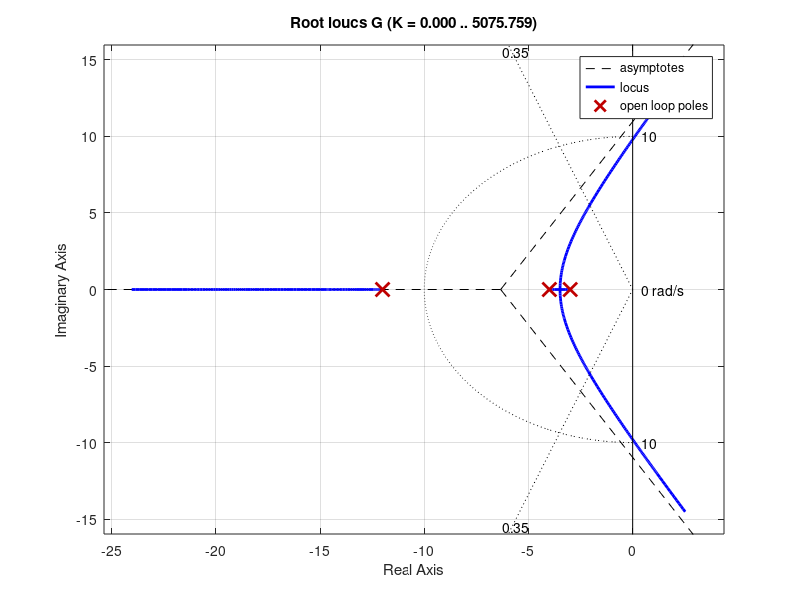
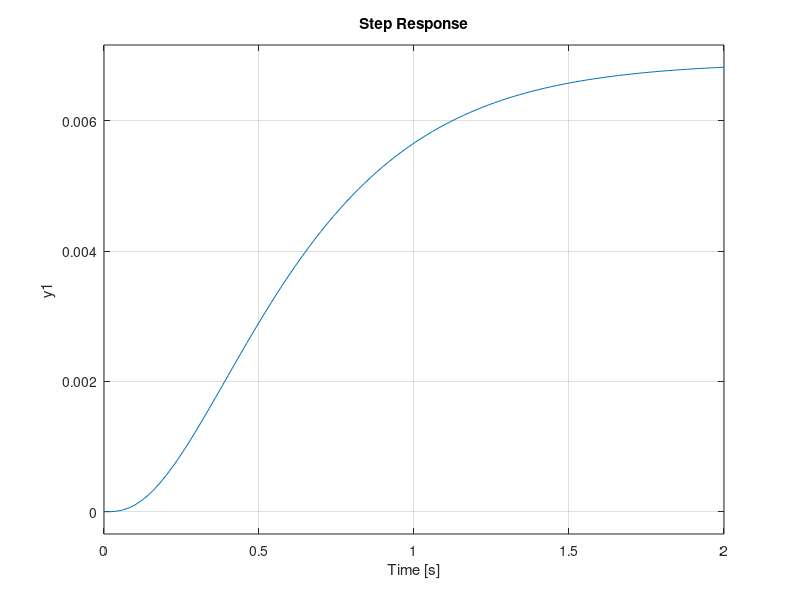

Write the MATLAB code that produced these figures, in order. (Note: this script raises an error after producing the figures.)
%% Part a
G = tf(1, conv([1, 7, 12], [1, 12]));
k = (1/0.489 - 1)/dcgain(G)

%% Part b
rlocus(G);
sgrid(0.35, 10);

%% Part d
k_d = 0:0.05:1;
figure
hold on
for k = k_d
    step(feedback(k*G, 1))
end
legend("K=" + string(k_d))
hold off

%% Part e
k_e = 0:50:1000;
figure
hold on
for k = k_e
step(feedback(k*G, 1))
end
legend("K=" + string(k_e))
hold off